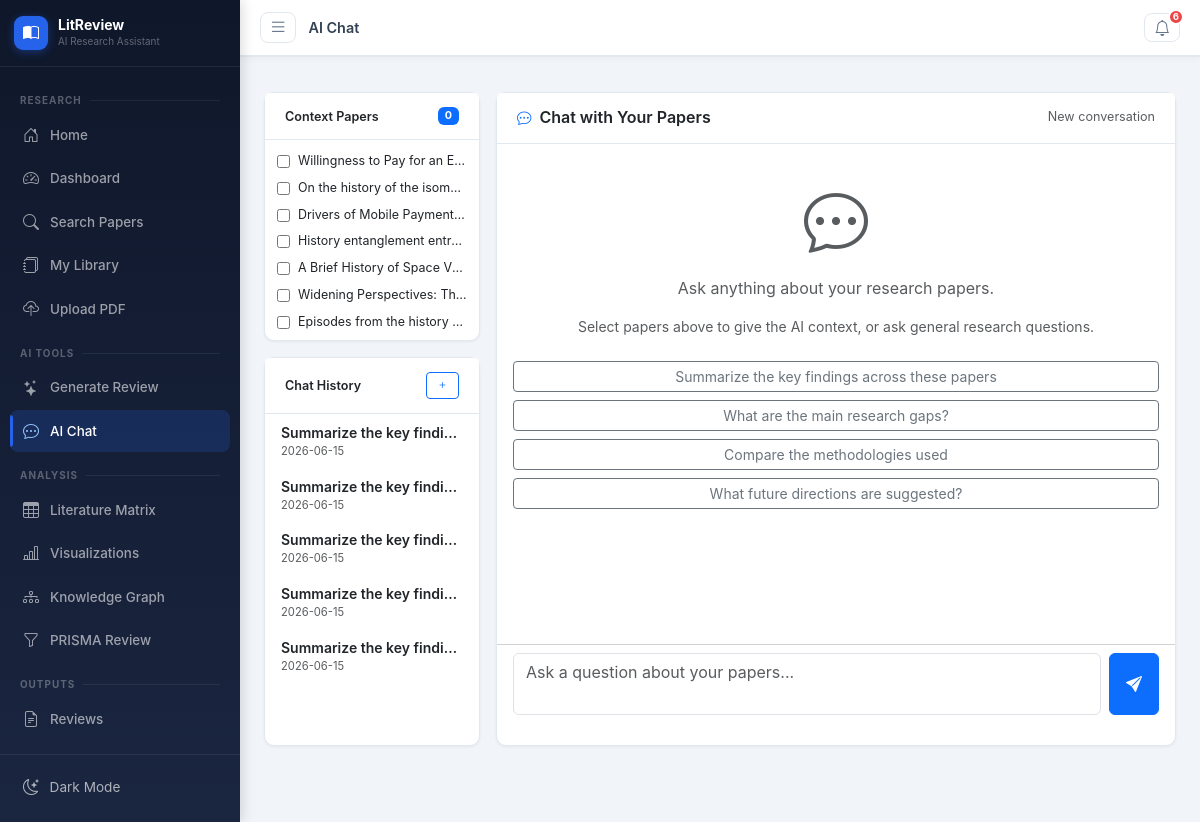
The app's page /ai/chat with its own data.
### tables this page shows
CREATE TABLE papers (
            id INTEGER PRIMARY KEY AUTOINCREMENT,
            title TEXT NOT NULL,
            authors TEXT,
            abstract TEXT,
            year INTEGER,
            doi TEXT,
            url TEXT,
            journal TEXT,
            citations_count INTEGER DEFAULT 0,
            source TEXT,
            keywords TEXT,
            full_text TEXT,
            created_at TIMESTAMP DEFAULT CURRENT_TIMESTAMP
        );

CREATE TABLE chat_sessions (
            id INTEGER PRIMARY KEY AUTOINCREMENT,
            title TEXT,
            context_type TEXT DEFAULT 'general',
            context_ids TEXT,
            created_at TIMESTAMP DEFAULT CURRENT_TIMESTAMP,
            updated_at TIMESTAMP DEFAULT CURRENT_TIMESTAMP
        );

### blueprints/ai_features.py (the view)
@ai_bp.route('/chat')
def chat():
    site = get_site_settings()
    db = get_db()
    feature = db.execute("SELECT is_enabled FROM feature_toggles WHERE feature_name='ai_chat'").fetchone()
    if feature and not feature['is_enabled']:
        db.close()
        return render_template('feature_disabled.html', site=site, feature='AI Chat')
    sessions = db.execute('SELECT * FROM chat_sessions ORDER BY updated_at DESC LIMIT 20').fetchall()
    papers_list = db.execute('SELECT id, title FROM papers ORDER BY created_at DESC LIMIT 50').fetchall()
    db.close()
    return render_template('ai/chat.html', site=site, sessions=sessions,
                           papers=papers_list, notifications=get_notifications())

### blueprints/ai_features.py (called while the page is built)
def get_site_settings():
    db = get_db()
    rows = db.execute('SELECT key, value FROM site_settings').fetchall()
    db.close()
    return {r['key']: r['value'] for r in rows}

def get_notifications():
    db = get_db()
    rows = db.execute('SELECT * FROM notifications WHERE is_read=0 ORDER BY created_at DESC LIMIT 10').fetchall()
    db.close()
    return [dict(r) for r in rows]

### models/__init__.py (called while the page is built)
def get_db():
    conn = sqlite3.connect(Config.DATABASE_PATH)
    conn.row_factory = sqlite3.Row
    return conn

### templates/ai/chat.html (shortened to what this page needs)
{% extends "base.html" %}
{% block page_title %}AI Chat{% endblock %}
{% block content %}
<div class="row g-3" style="height:calc(100vh - 130px);">
  <div class="col-lg-3 d-flex flex-column">
    <div class="card shadow-sm mb-3">
      <div class="card-header d-flex justify-content-between align-items-center">
        <h6 class="mb-0 fw-semibold small">Context Papers</h6>
        <span class="badge bg-primary" id="contextCount">0</span>
      </div>
      <div class="card-body p-2" style="max-height:200px;overflow-y:auto;">
        {% if papers %}
          {% for paper in papers %}
          <label class="d-flex align-items-center gap-2 py-1 px-1 rounded" style="cursor:pointer;font-size:0.78rem;">
            <input type="checkbox" class="paper-ctx-cb" value="{{ paper.id }}" onchange="updateContextCount()">
            <span class="text-truncate">{{ paper.title[:40] }}</span>
          </label>
          {% endfor %}
        {% else %}
          <p class="text-muted small text-center mb-0 py-2">No papers saved. <a href="/search">Search</a></p>
        {% endif %}
      </div>
    </div>
    <div class="card shadow-sm flex-grow-1">
      <div class="card-header d-flex justify-content-between align-items-center">
        <h6 class="mb-0 fw-semibold small">Chat History</h6>
        <button class="btn btn-xs btn-outline-primary" onclick="newChat()"><i class="bi bi-plus"></i></button>
      </div>
      <div class="list-group list-group-flush" style="overflow-y:auto;max-height:300px;" id="sessionList">
        {% for session in sessions %}
        <button class="list-group-item list-group-item-action py-2 text-start border-0 small"
                onclick="loadSession({{ session.id }})">
          <div class="text-truncate fw-semibold">{{ session.title }}</div>
          <div class="text-muted" style="font-size:0.7rem;">{{ session.updated_at[:10] }}</div>
        </button>
        {% else %}
        <div class="list-group-item text-muted small text-center py-3">No chat sessions yet</div>
        {% endfor %}
      </div>
    </div>
  </div>
  <div class="col-lg-9 d-flex flex-column">
    <div class="card shadow-sm flex-grow-1 d-flex flex-column">
      <div class="card-header d-flex align-items-center gap-2">
        <i class="bi bi-chat-dots text-primary"></i>
        <h6 class="mb-0 fw-semibold">Chat with Your Papers</h6>
        <span class="ms-auto text-muted small" id="sessionLabel">New conversation</span>
      </div>
      <div class="flex-grow-1 p-3 overflow-auto" id="chatMessages" style="min-height:300px;max-height:calc(100vh - 300px);">
        <div class="text-center text-muted py-4" id="welcomeMsg">
          <i class="bi bi-chat-dots display-3 opacity-15"></i>
          <p class="mt-3">Ask anything about your research papers.</p>
          <p class="small">Select papers above to give the AI context, or ask general research questions.</p>
          <div class="row g-2 mt-3">
            {% for q in ['Summarize the key findings across these papers', 'What are the main research gaps?', 'Compare the methodologies used', 'What future directions are suggested?'] %}
            <div class="col-12"><button class="btn btn-outline-secondary btn-sm w-100" onclick="askSuggested('{{ q }}')">{{ q }}</button></div>
            {% endfor %}
          </div>
        </div>
      </div>
      <div class="card-footer bg-white">
        <div class="d-flex gap-2">
          <textarea class="form-control" id="chatInput" rows="2" placeholder="Ask a question about your papers..." onkeydown="handleKey(event)" style="resize:none;"></textarea>
          <button class="btn btn-primary px-3" id="sendBtn" onclick="sendMessage()">
            <i class="bi bi-send-fill"></i>
          </button>
        </div>
      </div>
    </div>
  </div>
</div>
{% endblock %}

### static/css/style.css (style rules this page uses)
:root { --primary: #2563eb; --primary-soft: rgba(37, 99, 235, 0.1); --success-soft: rgba(22, 163, 74, 0.1); --warning-soft: rgba(217, 119, 6, 0.1); --info-soft: rgba(8, 145, 178, 0.1); --sidebar-w: 240px; --sidebar-bg: #1e293b; --top-nav-h: 56px; }
body { font-family: 'Inter', -apple-system, BlinkMacSystemFont, 'Segoe UI', sans-serif; background: #f1f5f9; color: #1e293b; overflow-x: hidden; }
.card { border: 1px solid #e2e8f0; border-radius: 10px; }
.card-header { background: white; border-bottom: 1px solid #e2e8f0; padding: 0.875rem 1.25rem; font-size: 0.9rem; }
.shadow-sm { box-shadow: 0 1px 3px rgba(0,0,0,0.06) !important; }
.btn-xs { padding: 0.2rem 0.6rem; font-size: 0.75rem; border-radius: 4px; }

### records on screen
papers: title "Willingness to Pay for an E…"
papers: title "On the history of the isom…"
papers: title "Drivers of Mobile Payment…"
papers: title "History entanglement entr…"
papers: title "A Brief History of Space V…"
papers: title "Widening Perspectives: Th…"
papers: title "Episodes from the history…"
chat_sessions: title "Summarize the key findi…", updated_at "2026-06-15"
chat_sessions: title "Summarize the key findi…", updated_at "2026-06-15"
chat_sessions: title "Summarize the key findi…", updated_at "2026-06-15"
chat_sessions: title "Summarize the key findi…", updated_at "2026-06-15"
chat_sessions: title "Summarize the key findi…", updated_at "2026-06-15"

### other values on screen
{{ g_notif_count }} "6"
{{ q }} "Summarize the key findings across these papers" "What are the main research gaps?" "Compare the methodologies used" "What future directions are suggested?"
